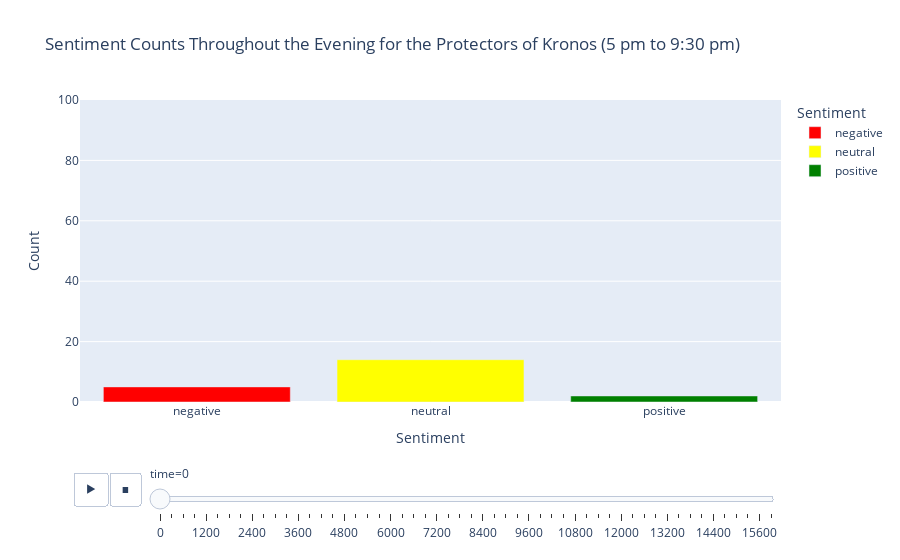

Notebook code for this chart:
### Code cell
fig = px.bar(
    POK_sents_5min,
    x='sentiment',
    y='count',
    color='sentiment',
    color_discrete_sequence=['red', 'yellow', 'green'],
    animation_frame='time',
    labels={
        'sentiment': 'Sentiment',
        'count': 'Count'
    },
    title='Sentiment Counts Throughout the Evening for the Protectors of Kronos (5 pm to 9:30 pm)'
)
fig.update_layout(yaxis_range=[0, 100])
fig.show()

### Figure 1 — Plotly figure (JSON) as saved in the notebook; plotly's stock layout.template omitted (floating-point values rounded to 4 significant figures)
{"data": [{"alignmentgroup": "True", "hovertemplate": "Sentiment=%{x}<br>time=0<br>Count=%{y}<extra></extra>", "legendgroup": "negative", "marker": {"color": "red", "pattern": {"shape": ""}}, "name": "negative", "offsetgroup": "negative", "orientation": "v", "showlegend": true, "textposition": "auto", "type": "bar", "x": ["negative"], "xaxis": "x", "y": [5], "yaxis": "y"}, {"alignmentgroup": "True", "hovertemplate": "Sentiment=%{x}<br>time=0<br>Count=%{y}<extra></extra>", "legendgroup": "neutral", "marker": {"color": "yellow", "pattern": {"shape": ""}}, "name": "neutral", "offsetgroup": "neutral", "orientation": "v", "showlegend": true, "textposition": "auto", "type": "bar", "x": ["neutral"], "xaxis": "x", "y": [14], "yaxis": "y"}, {"alignmentgroup": "True", "hovertemplate": "Sentiment=%{x}<br>time=0<br>Count=%{y}<extra></extra>", "legendgroup": "positive", "marker": {"color": "green", "pattern": {"shape": ""}}, "name": "positive", "offsetgroup": "positive", "orientation": "v", "showlegend": true, "textposition": "auto", "type": "bar", "x": ["positive"], "xaxis": "x", "y": [2], "yaxis": "y"}], "layout": {"barmode": "relative", "legend": {"title": {"text": "Sentiment"}, "tracegroupgap": 0}, "sliders": [{"active": 0, "currentvalue": {"prefix": "time="}, "len": 0.9, "pad": {"b": 10, "t": 60}, "steps": [{"args": [["0"], {"frame": {"duration": 0, "redraw": true}, "fromcurrent": true, "mode": "immediate", "transition": {"duration": 0, "easing": "linear"}}], "label": "0", "method": "animate"}, {"args": [["300"], {"frame": {"duration": 0, "redraw": true}, "fromcurrent": true, "mode": "immediate", "transition": {"duration": 0, "easing": "linear"}}], "label": "300", "method": "animate"}, {"args": [["600"], {"frame": {"duration": 0, "redraw": true}, "fromcurrent": true, "mode": "immediate", "transition": {"duration": 0, "easing": "linear"}}], "label": "600", "method": "animate"}, {"args": [["900"], {"frame": {"duration": 0, "redraw": true}, "fromcurrent": true, "mode": "immediate", "transition": {"duration": 0, "easing": "linear"}}], "label": "900", "method": "animate"}, {"args": [["1200"], {"frame": {"duration": 0, "redraw": true}, "fromcurrent": true, "mode": "immediate", "transition": {"duration": 0, "easing": "linear"}}], "label": "1200", "method": "animate"}, {"args": [["1500"], {"frame": {"duration": 0, "redraw": true}, "fromcurrent": true, "mode": "immediate", "transition": {"duration": 0, "easing": "linear"}}], "label": "1500", "method": "animate"}, {"args": [["1800"], {"frame": {"duration": 0, "redraw": true}, "fromcurrent": true, "mode": "immediate", "transition": {"duration": 0, "easing": "linear"}}], "label": "1800", "method": "animate"}, {"args": [["2100"], {"frame": {"duration": 0, "redraw": true}, "fromcurrent": true, "mode": "immediate", "transition": {"duration": 0, "easing": "linear"}}], "label": "2100", "method": "animate"}, {"args": [["2400"], {"frame": {"duration": 0, "redraw": true}, "fromcurrent": true, "mode": "immediate", "transition": {"duration": 0, "easing": "linear"}}], "label": "2400", "method": "animate"}, {"args": [["2700"], {"frame": {"duration": 0, "redraw": true}, "fromcurrent": true, "mode": "immediate", "transition": {"duration": 0, "easing": "linear"}}], "label": "2700", "method": "animate"}, {"args": [["3000"], {"frame": {"duration": 0, "redraw": true}, "fromcurrent": true, "mode": "immediate", "transition": {"duration": 0, "easing": "linear"}}], "label": "3000", "method": "animate"}, {"args": [["3300"], {"frame": {"duration": 0, "redraw": true}, "fromcurrent": true, "mode": "immediate", "transition": {"duration": 0, "easing": "linear"}}], "label": "3300", "method": "animate"}, {"args": [["3600"], {"frame": {"duration": 0, "redraw": true}, "fromcurrent": true, "mode": "immediate", "transition": {"duration": 0, "easing": "linear"}}], "label": "3600", "method": "animate"}, {"args": [["3900"], {"frame": {"duration": 0, "redraw": true}, "fromcurrent": true, "mode": "immediate", "transition": {"duration": 0, "easing": "linear"}}], "label": "3900", "method": "animate"}, {"args": [["4200"], {"frame": {"duration": 0, "redraw": true}, "fromcurrent": true, "mode": "immediate", "transition": {"duration": 0, "easing": "linear"}}], "label": "4200", "method": "animate"}, {"args": [["4500"], {"frame": {"duration": 0, "redraw": true}, "fromcurrent": true, "mode": "immediate", "transition": {"duration": 0, "easing": "linear"}}], "label": "4500", "method": "animate"}, {"args": [["4800"], {"frame": {"duration": 0, "redraw": true}, "fromcurrent": true, "mode": "immediate", "transition": {"duration": 0, "easing": "linear"}}], "label": "4800", "method": "animate"}, {"args": [["5100"], {"frame": {"duration": 0, "redraw": true}, "fromcurrent": true, "mode": "immediate", "transition": {"duration": 0, "easing": "linear"}}], "label": "5100", "method": "animate"}, {"args": [["5400"], {"frame": {"duration": 0, "redraw": true}, "fromcurrent": true, "mode": "immediate", "transition": {"duration": 0, "easing": "linear"}}], "label": "5400", "method": "animate"}, {"args": [["5700"], {"frame": {"duration": 0, "redraw": true}, "fromcurrent": true, "mode": "immediate", "transition": {"duration": 0, "easing": "linear"}}], "label": "5700", "method": "animate"}, {"args": [["6000"], {"frame": {"duration": 0, "redraw": true}, "fromcurrent": true, "mode": "immediate", "transition": {"duration": 0, "easing": "linear"}}], "label": "6000", "method": "animate"}, {"args": [["6300"], {"frame": {"duration": 0, "redraw": true}, "fromcurrent": true, "mode": "immediate", "transition": {"duration": 0, "easing": "linear"}}], "label": "6300", "method": "animate"}, {"args": [["6600"], {"frame": {"duration": 0, "redraw": true}, "fromcurrent": true, "mode": "immediate", "transition": {"duration": 0, "easing": "linear"}}], "label": "6600", "method": "animate"}, {"args": [["6900"], {"frame": {"duration": 0, "redraw": true}, "fromcurrent": true, "mode": "immediate", "transition": {"duration": 0, "easing": "linear"}}], "label": "6900", "method": "animate"}, {"args": [["7200"], {"frame": {"duration": 0, "redraw": true}, "fromcurrent": true, "mode": "immediate", "transition": {"duration": 0, "easing": "linear"}}], "label": "7200", "method": "animate"}, {"args": [["7500"], {"frame": {"duration": 0, "redraw": true}, "fromcurrent": true, "mode": "immediate", "transition": {"duration": 0, "easing": "linear"}}], "label": "7500", "method": "animate"}, {"args": [["7800"], {"frame": {"duration": 0, "redraw": true}, "fromcurrent": true, "mode": "immediate", "transition": {"duration": 0, "easing": "linear"}}], "label": "7800", "method": "animate"}, {"args": [["8100"], {"frame": {"duration": 0, "redraw": true}, "fromcurrent": true, "mode": "immediate", "transition": {"duration": 0, "easing": "linear"}}], "label": "8100", "method": "animate"}, {"args": [["8400"], {"frame": {"duration": 0, "redraw": true}, "fromcurrent": true, "mode": "immediate", "transition": {"duration": 0, "easing": "linear"}}], "label": "8400", "method": "animate"}, {"args": [["8700"], {"frame": {"duration": 0, "redraw": true}, "fromcurrent": true, "mode": "immediate", "transition": {"duration": 0, "easing": "linear"}}], "label": "8700", "method": "animate"}, {"args": [["9000"], {"frame": {"duration": 0, "redraw": true}, "fromcurrent": true, "mode": "immediate", "transition": {"duration": 0, "easing": "linear"}}], "label": "9000", "method": "animate"}, {"args": [["9300"], {"frame": {"duration": 0, "redraw": true}, "fromcurrent": true, "mode": "immediate", "transition": {"duration": 0, "easing": "linear"}}], "label": "9300", "method": "animate"}, {"args": [["9600"], {"frame": {"duration": 0, "redraw": true}, "fromcurrent": true, "mode": "immediate", "transition": {"duration": 0, "easing": "linear"}}], "label": "9600", "method": "animate"}, {"args": [["9900"], {"frame": {"duration": 0, "redraw": true}, "fromcurrent": true, "mode": "immediate", "transition": {"duration": 0, "easing": "linear"}}], "label": "9900", "method": "animate"}, {"args": [["10200"], {"frame": {"duration": 0, "redraw": true}, "fromcurrent": true, "mode": "immediate", "transition": {"duration": 0, "easing": "linear"}}], "label": "10200", "method": "animate"}, {"args": [["10500"], {"frame": {"duration": 0, "redraw": true}, "fromcurrent": true, "mode": "immediate", "transition": {"duration": 0, "easing": "linear"}}], "label": "10500", "method": "animate"}, {"args": [["10800"], {"frame": {"duration": 0, "redraw": true}, "fromcurrent": true, "mode": "immediate", "transition": {"duration": 0, "easing": "linear"}}], "label": "10800", "method": "animate"}, {"args": [["11100"], {"frame": {"duration": 0, "redraw": true}, "fromcurrent": true, "mode": "immediate", "transition": {"duration": 0, "easing": "linear"}}], "label": "11100", "method": "animate"}, {"args": [["11400"], {"frame": {"duration": 0, "redraw": true}, "fromcurrent": true, "mode": "immediate", "transition": {"duration": 0, "easing": "linear"}}], "label": "11400", "method": "animate"}, {"args": [["11700"], {"frame": {"duration": 0, "redraw": true}, "fromcurrent": true, "mode": "immediate", "transition": {"duration": 0, "easing": "linear"}}], "label": "11700", "method": "animate"}, {"args": [["12000"], {"frame": {"duration": 0, "redraw": true}, "fromcurrent": true, "mode": "immediate", "transition": {"duration": 0, "easing": "linear"}}], "label": "12000", "method": "animate"}, {"args": [["12300"], {"frame": {"duration": 0, "redraw": true}, "fromcurrent": true, "mode": "immediate", "transition": {"duration": 0, "easing": "linear"}}], "label": "12300", "method": "animate"}, {"args": [["12600"], {"frame": {"duration": 0, "redraw": true}, "fromcurrent": true, "mode": "immediate", "transition": {"duration": 0, "easing": "linear"}}], "label": "12600", "method": "animate"}, {"args": [["12900"], {"frame": {"duration": 0, "redraw": true}, "fromcurrent": true, "mode": "immediate", "transition": {"duration": 0, "easing": "linear"}}], "label": "12900", "method": "animate"}, {"args": [["13200"], {"frame": {"duration": 0, "redraw": true}, "fromcurrent": true, "mode": "immediate", "transition": {"duration": 0, "easing": "linear"}}], "label": "13200", "method": "animate"}, {"args": [["13500"], {"frame": {"duration": 0, "redraw": true}, "fromcurrent": true, "mode": "immediate", "transition": {"duration": 0, "easing": "linear"}}], "label": "13500", "method": "animate"}, {"args": [["13800"], {"frame": {"duration": 0, "redraw": true}, "fromcurrent": true, "mode": "immediate", "transition": {"duration": 0, "easing": "linear"}}], "label": "13800", "method": "animate"}, {"args": [["14100"], {"frame": {"duration": 0, "redraw": true}, "fromcurrent": true, "mode": "immediate", "transition": {"duration": 0, "easing": "linear"}}], "label": "14100", "method": "animate"}, {"args": [["14400"], {"frame": {"duration": 0, "redraw": true}, "fromcurrent": true, "mode": "immediate", "transition": {"duration": 0, "easing": "linear"}}], "label": "14400", "method": "animate"}, {"args": [["14700"], {"frame": {"duration": 0, "redraw": true}, "fromcurrent": true, "mode": "immediate", "transition": {"duration": 0, "easing": "linear"}}], "label": "14700", "method": "animate"}, {"args": [["15000"], {"frame": {"duration": 0, "redraw": true}, "fromcurrent": true, "mode": "immediate", "transition": {"duration": 0, "easing": "linear"}}], "label": "15000", "method": "animate"}, {"args": [["15300"], {"frame": {"duration": 0, "redraw": true}, "fromcurrent": true, "mode": "immediate", "transition": {"duration": 0, "easing": "linear"}}], "label": "15300", "method": "animate"}, {"args": [["15600"], {"frame": {"duration": 0, "redraw": true}, "fromcurrent": true, "mode": "immediate", "transition": {"duration": 0, "easing": "linear"}}], "label": "15600", "method": "animate"}, {"args": [["15900"], {"frame": {"duration": 0, "redraw": true}, "fromcurrent": true, "mode": "immediate", "transition": {"duration": 0, "easing": "linear"}}], "label": "15900", "method": "animate"}], "x": 0.1, "xanchor": "left", "y": 0, "yanchor": "top"}], "title": {"text": "Sentiment Counts Throughout the Evening for the Protectors of Kronos (5 pm to 9:30 pm)"}, "updatemenus": [{"buttons": [{"args": [null, {"frame": {"duration": 500, "redraw": true}, "fromcurrent": true, "mode": "immediate", "transition": {"duration": 500, "easing": "linear"}}], "label": "&#9654;", "method": "animate"}, {"args": [[null], {"frame": {"duration": 0, "redraw": true}, "fromcurrent": true, "mode": "immediate", "transition": {"duration": 0, "easing": "linear"}}], "label": "&#9724;", "method": "animate"}], "direction": "left", "pad": {"r": 10, "t": 70}, "showactive": false, "type": "buttons", "x": 0.1, "xanchor": "right", "y": 0, "yanchor": "top"}], "xaxis": {"anchor": "y", "categoryarray": ["negative", "neutral", "positive"], "categoryorder": "array", "domain": [0, 1], "title": {"text": "Sentiment"}}, "yaxis": {"anchor": "x", "domain": [0, 1], "range": [0, 100], "title": {"text": "Count"}}}}
